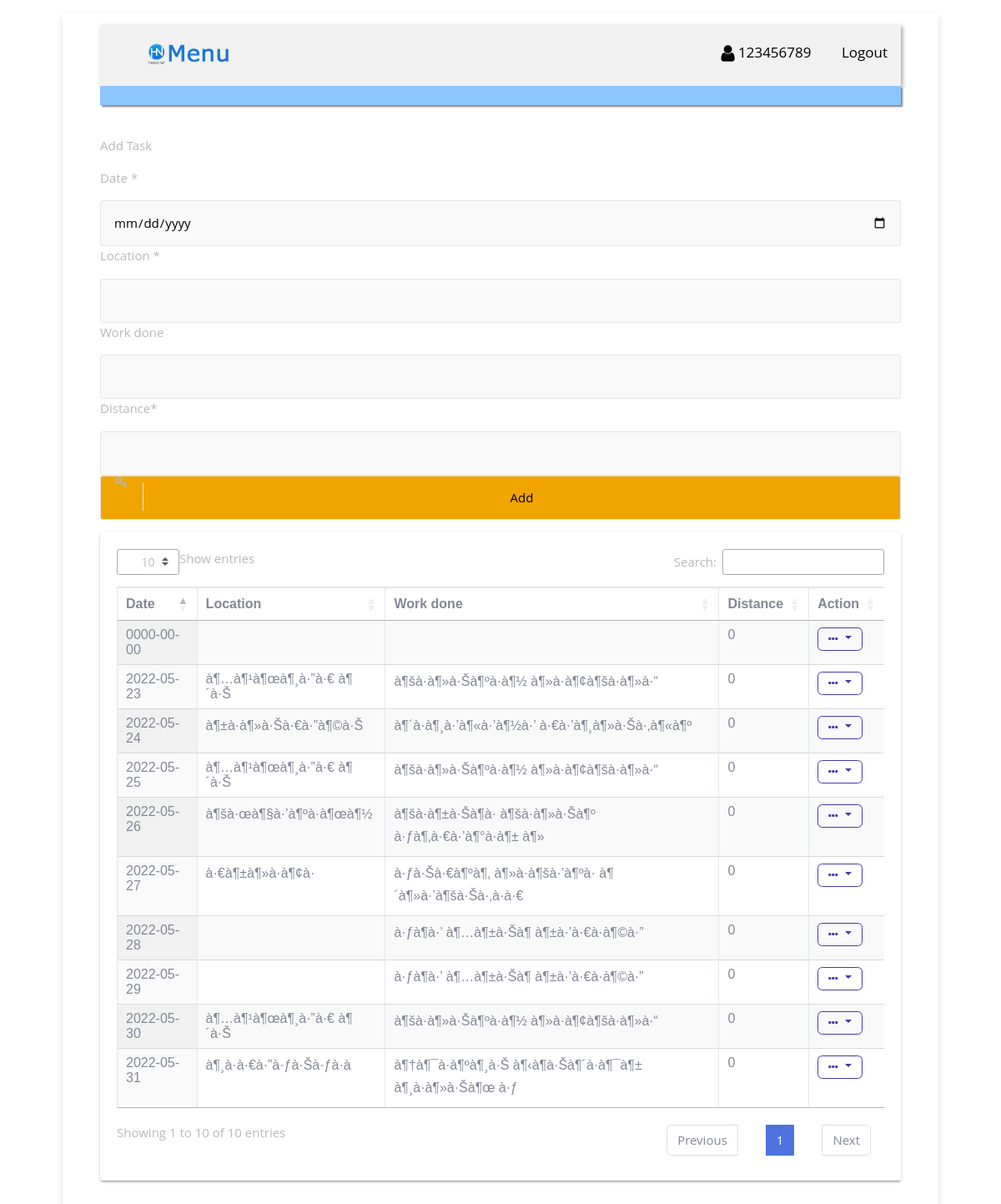
The page /dn_add.php (signed in) on the database its author committed.
### tables this page shows
CREATE TABLE `dn_task` (
  `tid` int(11) NOT NULL,
  `dn_id` int(11) NOT NULL,
  `date` date NOT NULL,
  `loc` varchar(100) NOT NULL,
  `des` varchar(200) NOT NULL,
  `distance` int(11) NOT NULL
);

### dn_add.php (the view, shortened to what this page needs)
<?php
    if((!isset($_SESSION['s_cOde'])))
      {
        header("Location: index.php");
        exit();
      }
else{
        $dn_id=$_REQUEST['dn_id'];
}
?>
<link rel="stylesheet" type="text/css" href="style/myst.css">
</head>
<?php include_once('header.php'); ?>
<div class="row">
    <div class="col-xl-12 col-lg-12 col-md-12 col-sm-12 col-12">
        <div class="page-header">
          <br><p class="pageheader-title"> Add Task</p>
        </div>
    </div>
</div>
 <form action="dn_add_up.php" method="post" enctype="multipart/form-data" style="width: 100%">
      <div class="item">
      <p>Date <span class="required">*</span></p>
      <input type="date" name="sdate"/>
      </div>
      <div class="item">
      <p>Location <span class="required">*</span></p>
      <input type="loc" name="loc"/>
      </div>
      <div class="item">
      <p>Work done</p>
      <input type="text" name="des"  />
      </div>
      <div class="item">
      <p>Distance<span class="required">*</span></p>
      <input type="number" name="distance"   />
      </div>
      <div class="input-group input-group-icon">
            <input type="submit" value="Add" style="background-color: #f0a500;"/>
            <div class="input-icon"><i class="fa fa-key"></i></div>
    </form>
</div>
<div class="tile mb-6" >
<div class="row">
    <div class="col-lg-12" >
        <div class="panel panel-default">
              <div class="panel-body"><div>
    <div class="table-responsive" >
    <table id="loadData2" class="table table-striped table-bordered table-hover display" >
    <thead>
        <tr>
            <th>Date</th>
            <th>Location</th>
            <th>Work done</th>
            <th>Distance</th>
            <th class="datatable-nosort">Action</th>
        </tr>
    </thead>
    <tbody>
      <?php
        $sql="SELECT * FROM dn_task where dn_id='".$dn_id."' order by date";
        $run_ins = mysqli_query($conn, $sql);
        while ($row_ins=mysqli_fetch_array($run_ins))
        {   $id=$row_ins['tid'];
            $date = $row_ins['date'];
            $loc= $row_ins['loc'];
            $des= $row_ins['des'];
            $distance= $row_ins['distance'];
      ?>
      <tr>
          <td><?php echo  $date; ?> </td>
          <td> <?php echo  $loc; ?> </td>
          <td> <?php echo  $des; ?> </td>
          <td> <?php echo  $distance; ?> </td>
          <td>
          <div class="dropdown">
          <a class="btn btn-outline-primary dropdown-toggle" href="#" role="button" data-toggle="dropdown">
          <i class="fa fa-ellipsis-h"></i></a>
          </div>
          </td>
          </tr>
         <?php  } ?>
    </tbody>
    </table>
    </div>
    </div>
    </div>
    </div>
    </div>
    </div>
<?php include_once('footer.php') ?>
</body></HTML>

### style/myst.css (style rules this page uses)
*, *:before, *:after { box-sizing: border-box; }
body { padding: 1em; font-family: "Open Sans", "Helvetica Neue", Helvetica, Arial, sans-serif; font-size: 15px; color: #b9b9b9; background-image: url(../image/bg.jpg); background-repeat: no-repeat; }
input, input[type="radio"] + label, input[type="checkbox"] + label:before, select option, select { width: 100%; padding: 1em; line-height: 1.4; background-color: #f9f9f9; border: 1px solid #e5e5e5; border-radius: 3px; -webkit-transition: 0.35s ease-in-out; -moz-transition: 0.35s ease-in-out; -o-transition: 0.35s ease-in-out; transition: 0.35s ease-in-out; transition: all 0.35s ease-in-out; }
.input-group { margin-bottom: 1em; zoom: 1; }
.input-group:before, .input-group:after { content: ""; display: table; }
.input-group:after { clear: both; }
.input-group-icon { position: relative; }
.input-group-icon input { padding-left: 4.4em; }
.input-group-icon .input-icon { position: absolute; top: 0; left: 0; width: 3.4em; height: 3.4em; line-height: 3.4em; text-align: center; pointer-events: none; }
.input-group-icon .input-icon:after { position: absolute; top: 0.6em; bottom: 0.6em; left: 3.4em; display: block; border-right: 1px solid #e5e5e5; content: ""; -webkit-transition: 0.35s ease-in-out; -moz-transition: 0.35s ease-in-out; -o-transition: 0.35s ease-in-out; transition: 0.35s ease-in-out; transition: all 0.35s ease-in-out; }
.row { zoom: 1; }
.row:before, .row:after { content: ""; display: table; }
.row:after { clear: both; }

### hzstyle/myst.css (style rules this page uses)
* { box-sizing: border-box; }
body { margin:0; font-family: "Lato", sans-serif; }

### dn_add.php (style rules this page uses)
table { font-family: arial, sans-serif; border-collapse: collapse; width: 100%; }
td, th { border: 1px solid #dddddd; text-align: left; padding: 8px; }

### rows shown on the page
dn_task: date "0000-00-00", distance "0"
dn_task: date "2022-05-23", loc "à¶…à¶¹à¶œà¶¸à·”à·€ à¶´à·Š", des "à¶šà·à¶»à·Šà¶ºà·à¶½ à¶»à·à¶¢à¶šà·à¶»à·“", distance "0"
dn_task: date "2022-05-24", loc "à¶±à·à¶»à·Šà·€à·”à¶©à·Š", des "à¶´à·à¶¸à·’à¶«à·’à¶½à·’ à·€à·’à¶¸à¶»à·Šà·‚à¶«à¶º", distance "0"
dn_task: date "2022-05-25", loc "à¶…à¶¹à¶œà¶¸à·”à·€ à¶´à·Š", des "à¶šà·à¶»à·Šà¶ºà·à¶½ à¶»à·à¶¢à¶šà·à¶»à·“", distance "0"
dn_task: date "2022-05-26", loc "à¶šà·œà¶§à·’à¶ºà·à¶œà¶½", des "à¶šà·à¶±à·Šà¶­à· à¶šà·à¶»à·Šà¶º à·ƒà¶‚à·€à·’à¶°à·à¶± à¶»", distance "0"
dn_task: date "2022-05-27", loc "à·€à¶±à¶»à·à¶¢à·", des "à·ƒà·Šà·€à¶ºà¶‚ à¶»à·à¶šà·’à¶ºà· à¶´à¶»à·’à¶šà·Šà·‚à·à·€", distance "0"
dn_task: date "2022-05-28", des "à·ƒà¶­à·’ à¶…à¶±à·Šà¶­ à¶±à·’à·€à·à¶©à·”", distance "0"
dn_task: date "2022-05-29", des "à·ƒà¶­à·’ à¶…à¶±à·Šà¶­ à¶±à·’à·€à·à¶©à·”", distance "0"
dn_task: date "2022-05-30", loc "à¶…à¶¹à¶œà¶¸à·”à·€ à¶´à·Š", des "à¶šà·à¶»à·Šà¶ºà·à¶½ à¶»à·à¶¢à¶šà·à¶»à·“", distance "0"
dn_task: date "2022-05-31", loc "à¶¸à·à·€à·”à·ƒà·Šà·ƒà·à", des "à¶†à¶¯à·à¶ºà¶¸à·Š à¶‹à¶­à·Šà¶´à·à¶¯à¶± à¶¸à·à¶»à·Šà¶œ à·ƒ", distance "0"

### other values the page prints
$s_cOde "123456789"
